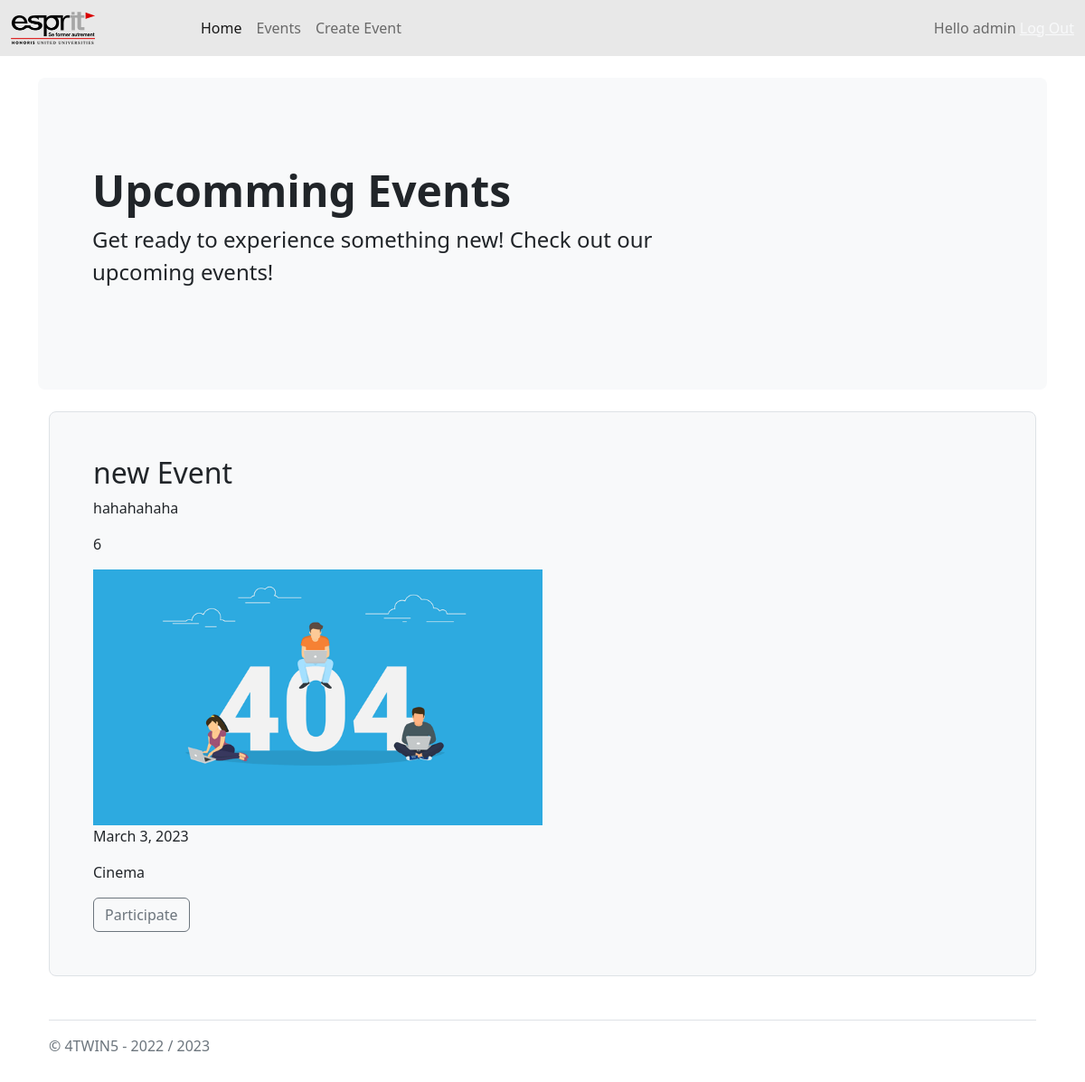
Page /events/eventDetails/7 (signed in) on the committed database.
### users/models.py (models this page shows, shortened)
class Person(AbstractUser):
    cin=models.CharField(primary_key=True , max_length=8,validators=[cin_valid])
    email=models.EmailField(unique= True, validators=[email_valid])
    username = models.CharField(unique=True , max_length=255)
    USERNAME_FIELD = 'username'

### events/models.py (models this page shows, shortened)
class Event(models.Model):
    title = models.CharField(max_length=255,blank=False, validators=[title_valid])
    description = models.TextField()
    image =models.ImageField(upload_to='images/')
    CHOIX =(
        ('Musique','Musique'),
        ('Cinema','Cinema'),
        ('Sport','Sport')
    )
    category =models.CharField('category',choices=CHOIX , max_length=8)
    state =models.BooleanField(default=False)
    nbe_participant =models.IntegerField(default=0,
            validators=[MinValueValidator(limit_value=0,message='le nombre de participant doit être positif')])
    evt_date = models.DateField()
    created_at = models.DateTimeField(auto_now_add=True)
    updated_at = models.DateTimeField(auto_now=True)
    organizer = models.ForeignKey(Person,on_delete=models.CASCADE)
    participations = models.ManyToManyField(Person ,related_name= 'participations' , through='Participation')
    class Meta:
        constraints =[
            models.CheckConstraint(
                check=models.Q(
                   evt_date__gte= date.today()
                ),
                name='the event date is invalid'
                ),
        ]
        verbose_name =('Evenement')
        verbose_name_plural ='Evenements'

### events/views.py (the view)
# urls.py: path('eventDetails/<int:pk>',DetailEventView.as_view(),name='event_details'),
class DetailEventView(LoginRequiredMixin,DetailView):
    login_url="login"
    model=Event
    template_name ="events/DetailsEvent.html"
    context_object_name ="event"

### p1/templates/events/DetailsEvent.html
{% extends 'base.html' %}
{% block content %}
<div class="container">
<div class="row align-items-md-stretch">
  <div class="col-lg-12">
    <div class="h-100 p-5 bg-light border rounded-3">
      <h2>{{event.title}}</h2>
      <p>{{event.description}}</p>
      <p>{{event.nbe_participant}}</p>
      <img src="{{ event.image.url }}" class="w-50" alt="event_img" />
      <p>{{event.evt_date}}</p>
      <p>{{event.category}}</p>
      <a href="{% url 'participate'  event.id %}" class="btn btn-outline-secondary" type="button">Participate</a>
    </div>
  </div>
</div>
</div>
{% endblock content %}

### p1/templates/header.html (shortened to what this page needs)
  {% load static %}
<nav class="navbar navbar-expand-lg navbar-light" style="background-color: #E8E8E8;">
    <div class="container-fluid">
        <a class="navbar-brand" href="#">
            <img
                src="{% static 'img/logo.png' %}"
                alt=""
                class="img-fluid w-50"
            />
        </a>
        <div class="collapse navbar-collapse" id="navbarSupportedContent">
            <ul class="navbar-nav me-auto mb-2 mb-lg-0">
                <li class="nav-item">
                    <a class="nav-link active" href="#">Home</a>
                </li>
                <li class="nav-item">
                    <a class="nav-link" href="{% url 'list_events_view' %}"
                        >Events</a
                    >
                </li>
                <li class="nav-item">
                    <a class="nav-link" href="{% url 'add_event' %}"
                        >Create Event </a
                    >
                </li>
            </ul>
            <span class="navbar-text">
                {{ greeting }} {{ user.username|default:"Visitor" }}
                {% if user.is_authenticated %}
                <a href="{% url 'logout' %}" class="link-light">  Log Out</a>
                {% else %}
                <a href="{% url 'login' %}" class="link-info"><i class="bi bi-box-arrow-in-right"></i> Log In</a>
                <a href="{% url 'Signup' %}" class="link-light"><i class="bi bi-person-add"></i> Sign Up</a>
                {% endif %}
                </span>
        </div>
    </div>
</nav>

### rows in the picture
Person: username "admin"
Event: title "new Event", description "hahahahaha", nbe_participant "6", image (picture), evt_date "March 3, 2023", category "Cinema"

### other values in the picture
{{ greeting }} "Hello"
